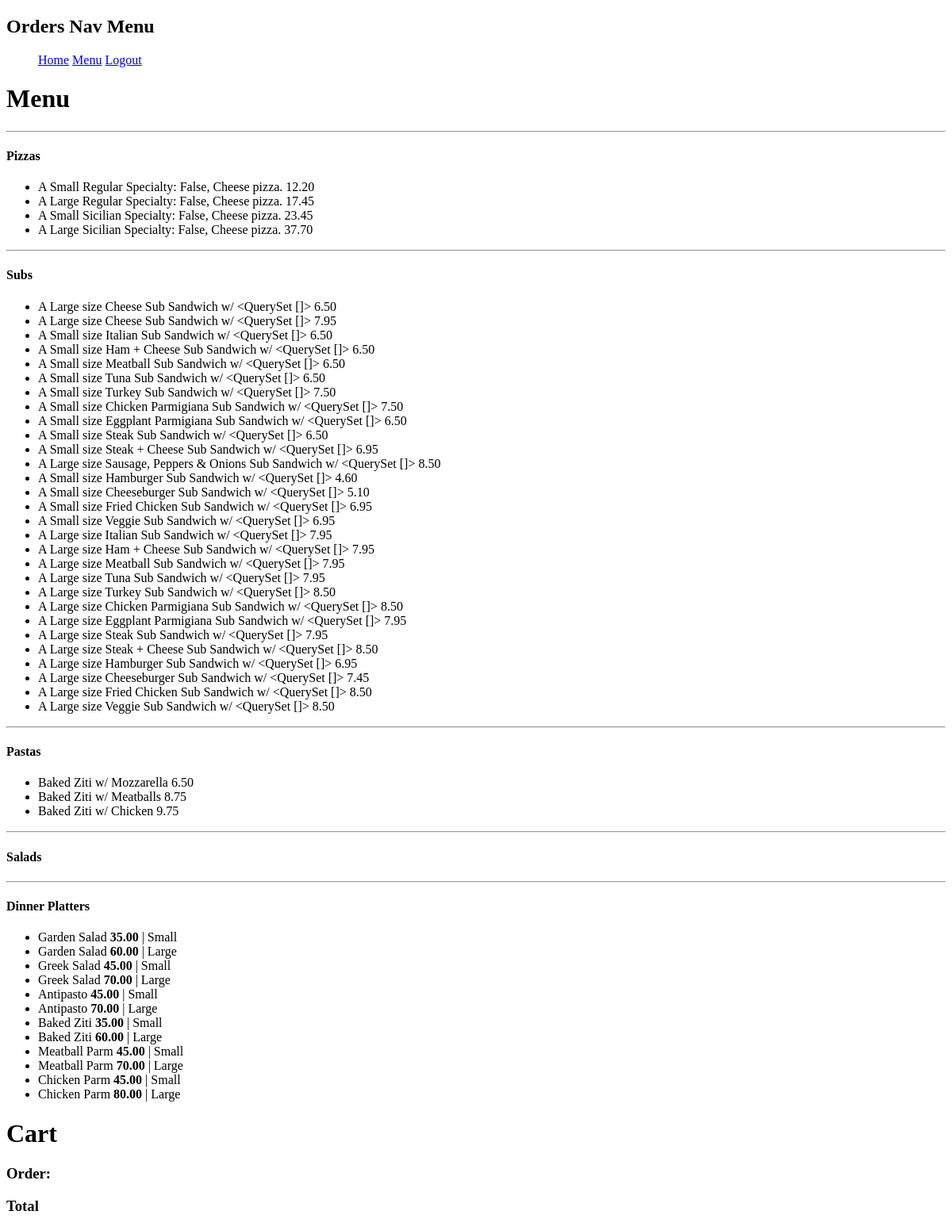
The app's page /menu (signed in), older data.
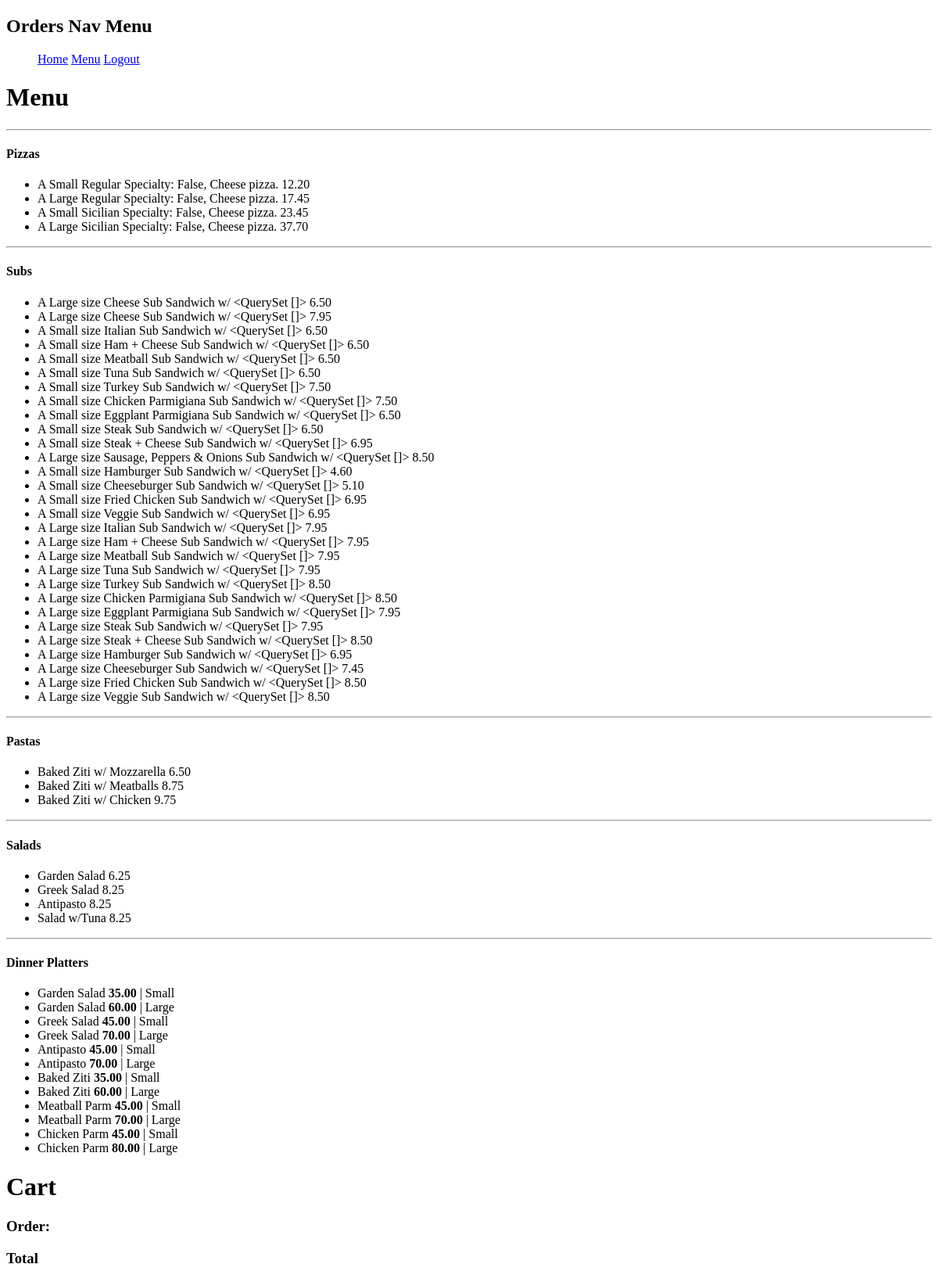
The same page, newer data.
### orders/models.py (models this page shows, shortened)
class Pizza(models.Model):
    selected_topping = models.ManyToManyField(
        Topping_option, blank=True, related_name="toppings")
    selected_size = models.ForeignKey(
        Size_option, on_delete=models.CASCADE, related_name="sizes")
    specialty = models.BooleanField(default=False)
    price = models.DecimalField(max_digits=4, decimal_places=2, default=0)
    def __str__(self):
        if len(self.selected_topping.all()) >= 1:
            return f"A {self.selected_size} Specialty: {self.specialty}, pizza w/ {self.selected_topping.values_list('topping', flat=True)} {self.price}"
        else:
            return f"A {self.selected_size} Specialty: {self.specialty}, Cheese pizza. {self.price}"

class Size_option(models.Model):
    size_options = (
        ('SR', 'Small Regular'),
        ('LR', 'Large Regular'),
        ('SS', 'Small Sicilian'),
        ('LS', 'Large Sicilian'),
    )
    size = models.CharField(
        max_length=64, choices=size_options)
    def __str__(self):
        return f"{self.size}"

class Sub(models.Model):
    sub_options = models.ForeignKey(
        Sub_option, on_delete=models.CASCADE, related_name="Sub_options")
    price = models.DecimalField(max_digits=4, decimal_places=2, default=0)
    sub_size = (
        ('Small', 'Small Sub'),
        ('Large', 'Large Sub'),
    )
    sub_sizes = models.CharField(
        max_length=64, choices=sub_size)
    extras = models.ManyToManyField(
        Sub_extra, blank=True, related_name="extras")
    extra_cheese = models.BooleanField(default=False)
    def __str__(self):
        return f"A {self.sub_sizes} size {self.sub_options} Sub Sandwich w/ {self.extras.values_list('extra', flat=True)} {self.price}"

class Sub_option(models.Model):
    sub_option = models.CharField(max_length=64)
    def __str__(self):
        return self.sub_option

class Pasta(models.Model):
    pasta_option = (
        ('Mozzarella', 'Mozzarella'),
        ('Meatballs', 'Meatballs'),
        ('Chicken', 'Chicken'),
    )
    pastas = models.CharField(
        max_length=64, choices=pasta_option)
    price = models.DecimalField(max_digits=4, decimal_places=2, default=0)
    def __str__(self):
        return f"Baked Ziti w/ {self.pastas} {self.price}"

class Dinner_platter(models.Model):
    platter_size = (
        ('Small', 'Small'),
        ('Large', 'Large'),
    )
    platter_sizes = models.CharField(
        max_length=64, choices=platter_size)
    platters = models.CharField(max_length=64)
    price = models.DecimalField(max_digits=4, decimal_places=2, default=0)

class Salad(models.Model):
    salad_option = (
        ('Garden Salad', 'Garden Salad'),
        ('Greek Salad', 'Greek Salad'),
        ('Antipasto', 'Antipasto'),
        ('Salad w/Tuna', 'Salad w/Tuna'),
    )
    salads = models.CharField(
        max_length=64, choices=salad_option)
    price = models.DecimalField(max_digits=4, decimal_places=2, default=0)
    def __str__(self):
        return f"{self.salads} {self.price}"

### orders/views.py (the view)
# urls.py: path("menu", views.menu_view, name="menu")
def menu_view(request):
    context = {
        "pizzas": Pizza.objects.all(),
        "subs": Sub.objects.all(),
        "pastas": Pasta.objects.all(),
        "salads": Salad.objects.all(),
        "dinner_platters": Dinner_platter.objects.all(),
    }
    if not request.user.is_authenticated:
        return render(request, "orders/login.html", {"message": None})
    return render(request, "orders/menu.html", context)

### orders/templates/orders/menu.html (shortened to what this page needs)
{% extends "orders/index.html" %}
{% block body %}
<h1>Menu</h1>
<hr>
<h4>Pizzas</h4>
<ul>
    {% for pizza in pizzas %}
        <li>
            {{ pizza }}
        </li>
    {% endfor %}
</ul>
<hr>
<h4>Subs</h4>
<ul>
    {% for sub in subs %}
        <li>
            {{ sub }}
        </li>
    {% endfor %}
</ul>
<hr>
<h4>Pastas</h4>
<ul>
    {% for pasta in pastas %}
        <li>
            {{ pasta }}
        </li>
    {% endfor %}
</ul>
<hr>
<h4>Salads</h4>
<ul>
    {% for salad in salads %}
        <li>
            {{ salad }}
        </li>
    {% endfor %}
</ul>
<hr>
<h4>Dinner Platters</h4>
<ul>
    {% for platter in dinner_platters %}
        <li>
            {{ platter.platters }} <strong>{{platter.price}}</strong> |  {{ platter.platter_sizes }}
        </li>
    {% endfor %}
</ul>
<div>
    <h1>Cart</h1>
    <div>
        <h3>Order:</h3>
    </div>
    <div>
        <h3>Total</h3>
    </div>
</div>
{% endblock %}

### orders/templates/orders/index.html (shortened to what this page needs)
<!DOCTYPE html>
<html>
<head>
</head>
<body>
    <h2>Orders Nav Menu</h2>
    <nav>
        <ol>
            <a href="{% url 'index' %}">Home</a>
            <a href="{% url 'menu' %}">Menu</a>
            {% if user.is_authenticated %}
            <a href="{% url 'logout' %}">Logout</a>
            {% else %}
            <a href="{% url 'register' %}">Register</a>
            {% endif %}
        </ol>
    </nav>
    {% block body %}
    {% endblock %}
</body>
</html>

Row changes from the older to the newer data that the page shows:
added Salad: salads+price "Garden Salad 6.25"
added Salad: salads+price "Greek Salad 8.25"
added Salad: salads+price "Antipasto 8.25"
added Salad: salads+price "Salad w/Tuna 8.25"
